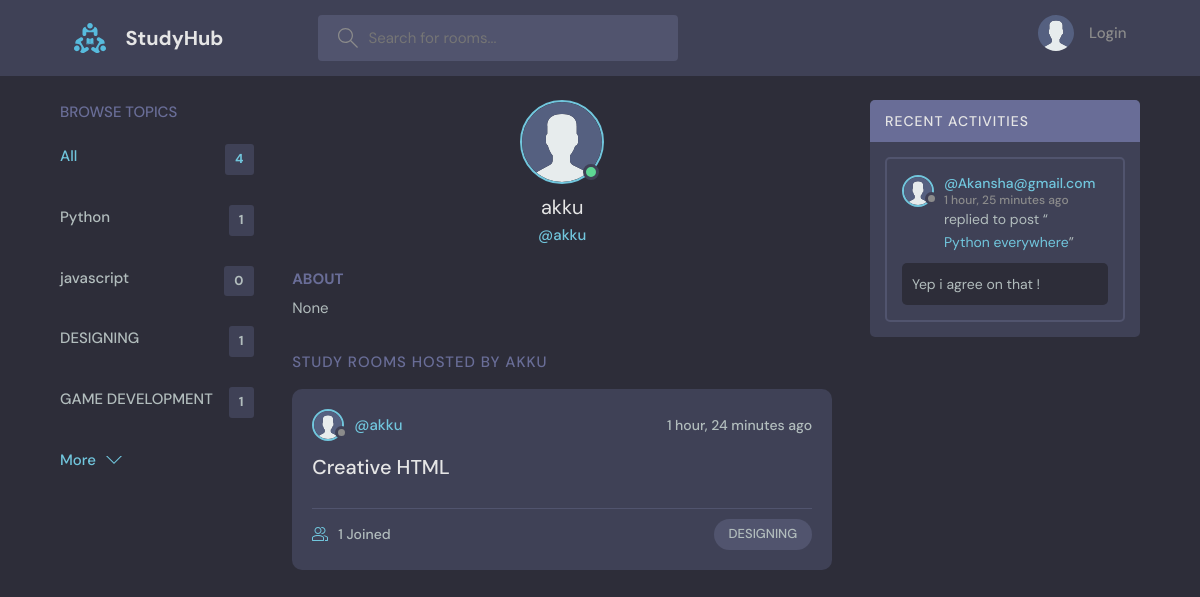
The app's page /profile/2/ with its own data.
### base/models.py (models this page shows, shortened)
class Topic(models.Model):
    name = models.CharField(max_length=200)

class User(AbstractUser):
    name = models.CharField(max_length=200,null=True)
    email = models.EmailField(null=True,unique=True)
    bio = models.TextField(null=True)
    avatar = models.ImageField(null=True,default='avatar.svg')
    USERNAME_FIELD = 'email'
    REQUIRED_FIELDS = []

class Room(models.Model):
    host = models.ForeignKey(User,on_delete=models.SET_NULL,null=True)
    topic = models.ForeignKey(Topic,on_delete=models.SET_NULL,null=True)
    name = models.CharField(max_length=200)
    participants = models.ManyToManyField(User,related_name="participants",blank= True)
    description = models.TextField(null=True,blank=True,max_length=500)
    updated = models.DateTimeField(auto_now=True)
    created = models.DateTimeField(auto_now_add =True)
    class Meta:
        ordering = ['-updated','-created']
    def __str__(self):
        return self.name

class Messages(models.Model):
    user = models.ForeignKey(User,on_delete=models.CASCADE)
    room = models.ForeignKey(Room,on_delete=models.CASCADE)
    body = models.TextField()
    updated = models.DateTimeField(auto_now = True)
    created = models.DateTimeField(auto_now_add = True)
    class Meta:
        ordering = ['-updated','-created']

### base/views.py (the view)
# urls.py: path('profile/<str:pk>/',views.userProfile,name='user-profile'),
def userProfile(request,pk):
    user  = User.objects.get(id = pk)
    rooms = user.room_set.all()
    room_messages = user.messages_set.all()
    topics = Topic.objects.all()
    context = {'user':user,'rooms':rooms,'room_messages':room_messages,'topics':topics}
    return render(request,"base/profile.html",context)

### base/templates/base/profile.html (shortened to what this page needs)
{% extends 'main.html' %}
{% block content %}
<main class="profile-page layout layout--3">
  <div class="container">
    {% include 'base/topics_component.html' %}
    <div class="roomList">
      <div class="profile">
        <div class="profile__avatar">
          <div class="avatar avatar--large active">
            <img src="{{user.avatar.url}}" />
          </div>
        </div>
        <div class="profile__info">
          <h3>{{ user.username }}</h3>
          <p>@{{ user.username }}</p>
        </div>
        <div class="profile__about">
          <h3>About</h3>
          <p>
            {{user.bio}}
          </p>
        </div>
      </div>
      <div class="roomList__header">
        <div>
          <h2>Study Rooms Hosted by {{ user.username }}</a>
          </h2>
        </div>
      </div>
      {% include 'base/feed_component.html' %}
    </div>
    {% include 'base/activity_component.html' %}
  </div>
</main>
{% endblock %}

### templates/main.html (shortened to what this page needs)
{% load static %}
<!DOCTYPE html>
<html lang="en">
  <head>
    <link rel="stylesheet" href="{% static 'styles/style.css' %}" />
  </head>
  <body>
    {% include "navbar.html" %}
    {% block content %}
    {% endblock %}
  </body>
</html>

### templates/navbar.html (shortened to what this page needs)
{% load static %}
<header class="header header--loggedIn">
    <div class="container">
      <a href="{% url 'home' %}" class="header__logo">
        <img src="{% static 'images/logo.svg' %}" />
        <h1>StudyHub</h1>
      </a>
      <form class="header__search" method="GET" action="{% url 'home' %}">
        <label>
          <input  name="q" type="text"  placeholder="Search for rooms..." />
        </label>
      </form>
      <nav class="header__menu">
        {% if request.user.is_authenticated %}
        <div class="header__user">
          <a href="{% url 'user-profile' request.user.id %}">
            <div class="avatar avatar--medium active">
              <img src="{{ request.user.avatar.url }}" />
            </div>
            <p>{{ request.user.username }} <span>@{{ request.user.username }}</span></p>
          </a>
          <button class="dropdown-button">
            <svg version="1.1" xmlns="http://www.w3.org/2000/svg" width="32" height="32" viewBox="0 0 32 32">
              <title>chevron-down</title>
              <path d="M16 21l-13-13h-3l16 16 16-16h-3l-13 13z"></path>
            </svg>
          </button>
        </div>
        {% else %}
        <a href="{% url 'login' %}">
           <img src="{% static 'images/avatar.svg' %}" >
          <p>Login</p>
        </a>
        {% endif %}
      </nav>
    </div>
  </header>

### base/templates/base/topics_component.html
<div class="topics">
    <div class="topics__header">
      <h2>Browse Topics</h2>
    </div>
    <ul class="topics__list">
      <li>
        <a href="{% url 'home' %}" class="active">All <span>{{ topics.count}}</span></a>
      </li>
      {% for topic in topics %}
      <li>
        <a href="{% url 'home' %}?q={{topic.name}}">{{ topic.name }} <span>{{topic.room_set.all.count}}</span></a>
      </li>
      {% endfor %}
    </ul>
    <a class="btn btn--link" href="{% url 'topics' %}">
      More
      <svg version="1.1" xmlns="http://www.w3.org/2000/svg" width="32" height="32" viewBox="0 0 32 32">
        <title>chevron-down</title>
        <path d="M16 21l-13-13h-3l16 16 16-16h-3l-13 13z"></path>
      </svg>
    </a>
  </div>

### base/templates/base/feed_component.html (shortened to what this page needs)
{% for room in rooms %}
<div class="roomListRoom">
    <div class="roomListRoom__header">
        <a href="{% url 'user-profile' room.host.id %}" class="roomListRoom__author">
            <div class="avatar avatar--small">
                <img src="{{ room.host.avatar.url }}" />
            </div>
            <span>@{{ room.host.username }}</span>
        </a>
        <div class="roomListRoom__actions">
            <span>{{ room.created|timesince }} ago</span>
        </div>
    </div>
    <div class="roomListRoom__content">
        <a href="{% url 'room' room.id %}">{{ room.name }}</a>
    </div>
    <div class="roomListRoom__meta">
        <a href="{% url 'room' room.id %}" class="roomListRoom__joined">
            {{ room.participants.all.count }} Joined
        </a>
        <p class="roomListRoom__topic">{{ room.topic.name }}</p>
    </div>
</div>
{% endfor %}

### base/templates/base/activity_component.html (shortened to what this page needs)
<div class="activities">
    <div class="activities__header">
      <h2>Recent Activities</h2>
    </div>
    {% for message in room_messages %}
    <div class="activities__box">
      <div class="activities__boxHeader roomListRoom__header">
        <a href="{% url 'user-profile' message.user.id %}" class="roomListRoom__author">
          <div class="avatar avatar--small">
            <img src="{{ message.user.avatar.url }}" />
          </div>
          <p>
            @{{ message.user }}
            <span>{{ message.created|timesince }} ago</span>
          </p>
        </a>
      </div>
      <div class="activities__boxContent">
        <p>replied to post “<a href="{% url 'room' message.room.id %}">{{ message.room }}</a>”</p>
        <div class="activities__boxRoomContent">
            {{ message.body }}
        </div>
      </div>
    </div>
    {% endfor %}
  </div>

### records on screen
Topic: name "Python", room_set.all.count "1"
Topic: name "javascript", room_set.all.count "0"
Topic: name "DESIGNING", room_set.all.count "1"
Topic: name "GAME DEVELOPMENT", room_set.all.count "1"
User: avatar (placeholder picture), username "akku", bio "None", username "AKKU"
Room: host.avatar (placeholder picture), host.username "akku", created "1 hour, 24 minutes", name "Creative HTML", participants.all.count "1", topic.name "DESIGNING"
Messages: user.avatar (placeholder picture), user "Akansha@gmail.com", created "1 hour, 25 minutes", room "Python everywhere", body "Yep i agree on that !"

### other values on screen
{{ topics.count }} "4"
